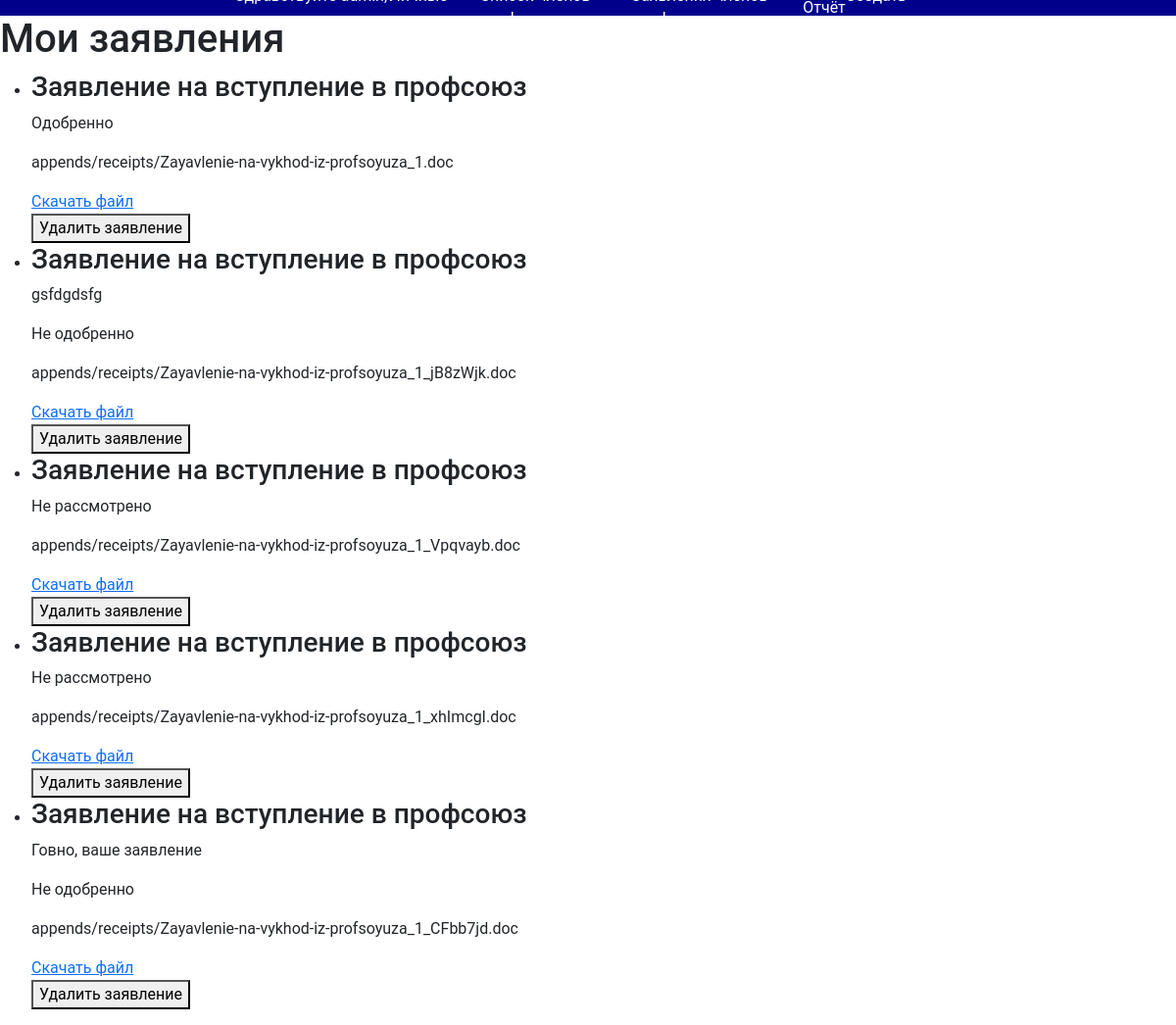
Screenshot of /accaunt/my_appends/ (signed in) with the database file from the repository.
### myauth/models.py (models this page shows)
class Appends(models.Model):
    user = models.ForeignKey(User, on_delete=models.CASCADE)
    description = models.ForeignKey(Description,null=True, on_delete=models.CASCADE)
    file = models.FileField(null=True ,upload_to='appends/receipts/')
    decision = models.ForeignKey(Decision,null=True, on_delete=models.CASCADE)
    commentary = models.TextField(null=True, max_length=1000)
    created_at = models.DateTimeField(auto_now_add=True)

class Description(models.Model):
    text = models.CharField(max_length=100)
    def __str__(self):
        return self.text

class Decision(models.Model):
    text = models.CharField(max_length=100)
    def __str__(self):
        return self.text

### myauth/views.py (the view)
# urls.py: path("my_appends/", MyAppends.as_view(), name="my_appends"),
class MyAppends(LoginRequiredMixin, ListView):
    model = Appends
    template_name = "myauth/my_appends.html"
    def get_queryset(self):
        return Appends.objects.filter(user=self.request.user)

### myauth/templates/myauth/my_appends.html (shortened to what this page needs)
{% extends 'myauth/base.html' %}
{% block body %}
    <h1>Мои заявления</h1>
    <ul>
        {% for append in object_list %}
        <li>
            <h3>{{ append.description }}</h3>
            {% if append.commentary %}
                <p>{{ append.commentary }}</p>
            {% endif %}
            <p>{{ append.decision }}</p>
            <p>{{ append.file }}</p>
            <a href="{{ append.file.url }}" download>Скачать файл</a>
            <form action="{% url 'myauth:delete_append' append.pk %}" method="post">
                <button type="submit">Удалить заявление</button>
            </form>
        </li>
        {% endfor %}
    </ul>
{% endblock %}

### myauth/templates/myauth/base.html (style rules this page uses)
* { font-family: 'Roboto', sans-serif; }

### rows the page displays
Appends: description "Заявление на вступление в профсоюз", decision "Одобренно", file "appends/receipts/Zayavlenie-na-vykhod-iz-profsoyuza_1.doc"
Appends: description "Заявление на вступление в профсоюз", commentary "gsfdgdsfg", decision "Не одобренно", file "appends/receipts/Zayavlenie-na-vykhod-iz-profsoyuza_1_jB8zWjk.doc"
Appends: description "Заявление на вступление в профсоюз", decision "Не рассмотрено", file "appends/receipts/Zayavlenie-na-vykhod-iz-profsoyuza_1_Vpqvayb.doc"
Appends: description "Заявление на вступление в профсоюз", decision "Не рассмотрено", file "appends/receipts/Zayavlenie-na-vykhod-iz-profsoyuza_1_xhImcgI.doc"
Appends: description "Заявление на вступление в профсоюз", commentary "Говно, ваше заявление", decision "Не одобренно", file "appends/receipts/Zayavlenie-na-vykhod-iz-profsoyuza_1_CFbb7jd.doc"
